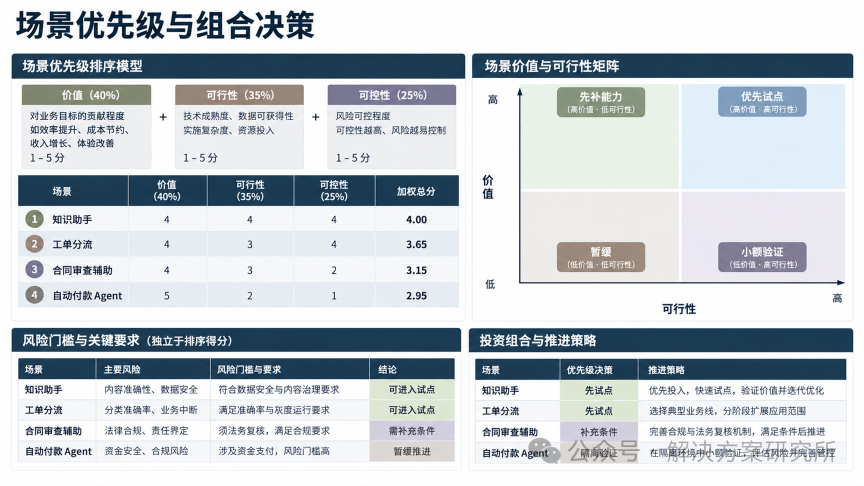
#> input picture docs/CASE-008-场景优先级/008-场景优先级.png, 1728 x 972 px (shown at 1/2 size)
$ python compare_zones.py
#> lines starting #> are read from the running program, lines starting #| are printed output that depends on the picture; after the words box and inside, x2 and y2 are one past the last pixel; in counts of white or black regions, pixels touching at a corner belong together
# 原图 vs 渲染图 关键区域墨迹 bbox 对比（定位文字位移/字号差）
from PIL import Image
import numpy as np
import os

HERE = os.path.dirname(os.path.abspath(__file__))
o = np.asarray(Image.open(os.path.join(HERE, '008-场景优先级.png')).convert('RGB')).astype(int)
r = np.asarray(Image.open(os.path.join(HERE, 'render_html.png')).convert('RGB')).astype(int)
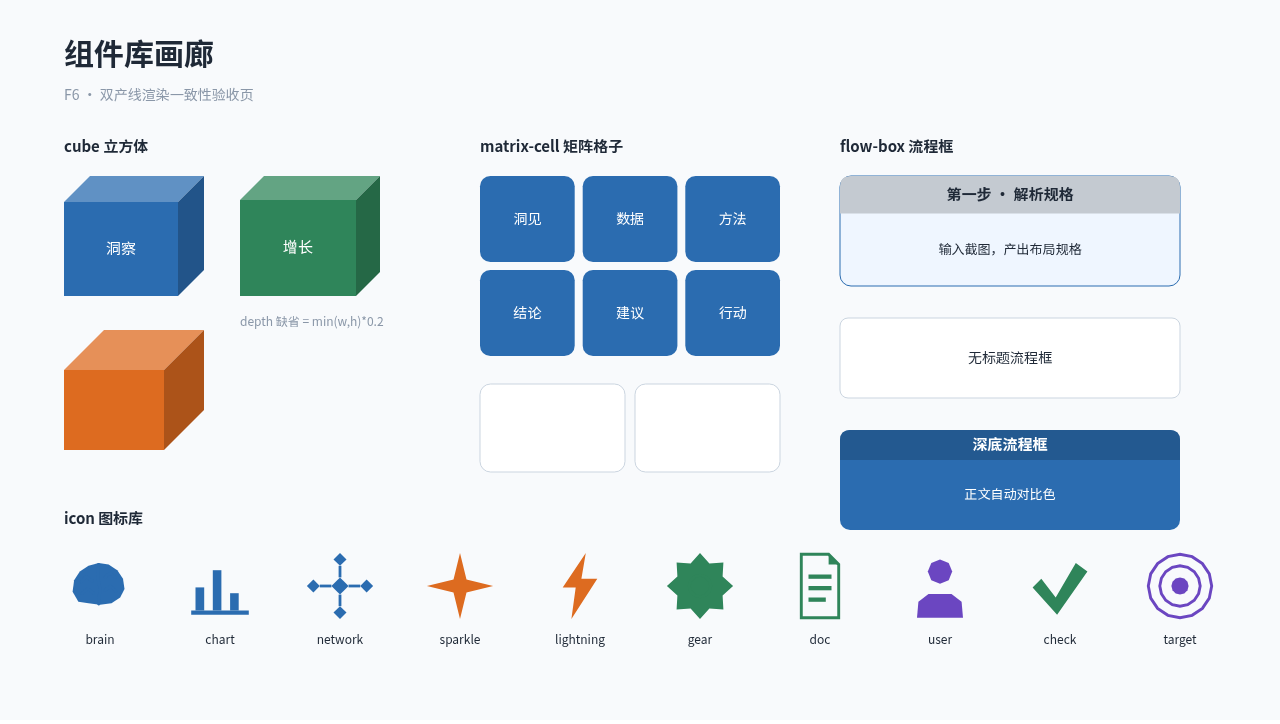
#> input picture examples/gallery/build/shot.png, 1280 x 724 px, given in place of render_html.png, which was not available

def ink_bbox(A, x0, y0, x1, y1, thr=140, dark=True):
    z = A[y0:y1, x0:x1]
    m = (z[:, :, 0] < thr) if dark else (z[:, :, 0] > thr)
    ys, xs = np.where(m)
    if not len(ys):
        return None
    return (xs.min() + x0, ys.min() + y0, xs.max() + x0, ys.max() + y0, int(m.sum()))

ZONES = [
    ('主标题',        20, 5, 700, 95, 140, True),
    ('chip1带字',     60, 172, 290, 208, 200, False),
    ('chip1正文L1',   55, 215, 300, 245, 140, True),
    ('P1表头场景',    90, 358, 200, 405, 200, False),
    ('P1表头加权总分', 770, 360, 900, 405, 200, False),
    ('P1行1名',       95, 415, 260, 460, 140, True),
    ('P1行1分4.00',   780, 415, 890, 460, 140, True),
    ('P2高',          950, 180, 1010, 215, 140, True),
    ('P2徽章TL题',    1120, 178, 1290, 205, 200, False),
    ('P2徽章TL副',    1120, 206, 1290, 232, 200, False),
    ('P2可行性轴',    1300, 595, 1420, 645, 140, True),
    ('P3头带字',      40, 660, 470, 700, 200, False),
    ('P3表头场景',    42, 722, 100, 755, 200, False),
    ('P3行1名',       45, 762, 200, 800, 140, True),
    ('P3行1门槛',     430, 762, 730, 800, 160, True),
    ('P3行1pill字',   745, 762, 905, 800, 160, True),
    ('P4表头决策',    1130, 722, 1230, 755, 200, False),
    ('P4行1策略',     1295, 762, 1690, 800, 160, True),
    # v2 迭代（2026-11-07）：右下角水印已按要求移除，渲染侧两区必为空（MISSING），
    # 与原图对比属预期差异，以下两区仅作历史诊断参考。
    ('水印公众号',    1130, 870, 1290, 935, 210, True),
    ('水印研究所',    1325, 870, 1680, 935, 210, True),
]
print(f'{"区域":<10} {"原图 bbox":<28} {"渲染 bbox":<28} {"dx,dy,尺寸差"}')
for name, x0, y0, x1, y1, thr, dark in ZONES:
    bo = ink_bbox(o, x0, y0, x1, y1, thr, dark)
    br = ink_bbox(r, x0, y0, x1, y1, thr, dark)
    if bo and br:
        dx = br[0] - bo[0]; dy = br[1] - bo[1]
        dw = (br[2] - br[0]) - (bo[2] - bo[0]); dh = (br[3] - br[1]) - (bo[3] - bo[1])
        print(f'{name:<10} {str(bo[:4]):<28} {str(br[:4]):<28} dx={dx} dy={dy} dw={dw} dh={dh}')
    else:
        print(f'{name:<10} {str(bo):<28} {str(br):<28} MISSING')
#> this loop made 20 passes
#> (bo, br, dx, dy, dw, dh) on passes 1, 2, 3, 4, 5, 7, 8, 9, 10: ((32, 21, 627, 77, 16609), (65, 39, 251, 94, 2176), 33, 18, -409, -1), ((124, 180, 237, 199, 762), (60, 172, 289, 207, 2801), -64, -8, 116, 16), ((61, 223, 247, 239, 1339), (64, 215, 299, 244, 5930), 3, -8, 49, 13), ((106, 374, 141, 390, 232), (90, 358, 175, 404, 3556), -16, -16, 50, 30), ((795, 374, 869, 390, 399), (770, 360, 899, 404, 5850), -25, -14, 55, 28), ((813, 431, 852, 446, 284), (840, 430, 889, 459, 1483), 27, -1, 10, 14), ((977, 189, 993, 207, 176), (950, 187, 1003, 201, 250), -27, -2, 37, -4), ((1160, 178, 1289, 203, 670), (1177, 178, 1279, 204, 2689), 17, 0, -27, 1), ((1136, 212, 1289, 231, 554), (1120, 206, 1279, 231, 3695), -16, -6, 6, 6)
#> bo on passes 6, 11, 14, 15, 16, 18: (105, 430, 183, 447, 638), (1325, 606, 1391, 627, 643), (51, 770, 123, 787, 577), (438, 770, 677, 787, 1592), (778, 770, 869, 787, 684), (1299, 772, 1647, 789, 1907)
#| 主标题        (32, 21, 627, 77)            (65, 39, 251, 94)            dx=33 dy=18 dw=-409 dh=-1
#| chip1带字    (124, 180, 237, 199)         (60, 172, 289, 207)          dx=-64 dy=-8 dw=116 dh=16
#| chip1正文L1  (61, 223, 247, 239)          (64, 215, 299, 244)          dx=3 dy=-8 dw=49 dh=13
#| P1表头场景     (106, 374, 141, 390)         (90, 358, 175, 404)          dx=-16 dy=-16 dw=50 dh=30
#| P1表头加权总分   (795, 374, 869, 390)         (770, 360, 899, 404)         dx=-25 dy=-14 dw=55 dh=28
#| P1行1名      (105, 430, 183, 447, 638)    None                         MISSING
#| P1行1分4.00  (813, 431, 852, 446)         (840, 430, 889, 459)         dx=27 dy=-1 dw=10 dh=14
#| P2高        (977, 189, 993, 207)         (950, 187, 1003, 201)        dx=-27 dy=-2 dw=37 dh=-4
#> (further printed lines are left out)
#> pass 1, in ink_bbox, `z = A[y0:y1, x0:x1]`:
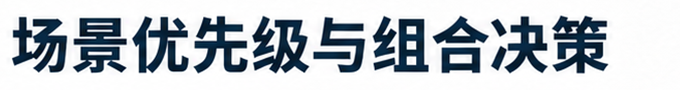
#> z: shape (90, 680, 3) int64; mean R, G, B 186.6, 193.4, 199.7
#> pass 1, in ink_bbox, `m = (z[:, :, 0] < thr) if dark else (z[:, :, 0] > thr)`:
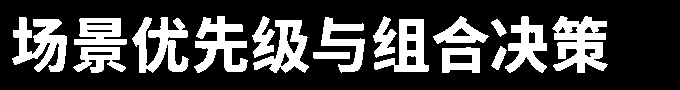
#> m: shape (90, 680) bool; 27.1% white; 17 white regions, largest, box (x1, y1, x2, y2) and area: (552, 16, 608, 73) 1975, (12, 17, 67, 72) 1726, (132, 17, 189, 73) 1642
#> pass 1, in ink_bbox (call 2), `z = A[y0:y1, x0:x1]`:
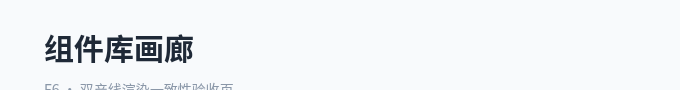
#> z: shape (90, 680, 3) int64; mean R, G, B 239.9, 242.2, 244.7
#> pass 1, in ink_bbox (call 2), `m = (z[:, :, 0] < thr) if dark else (z[:, :, 0] > thr)`:
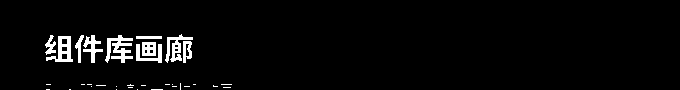
#> m: shape (90, 680) bool; 3.6% white; 33 white regions (23 under 20 px), largest, box (x1, y1, x2, y2) and area: (105, 35, 133, 63) 409, (46, 36, 73, 62) 316, (165, 34, 193, 63) 307
